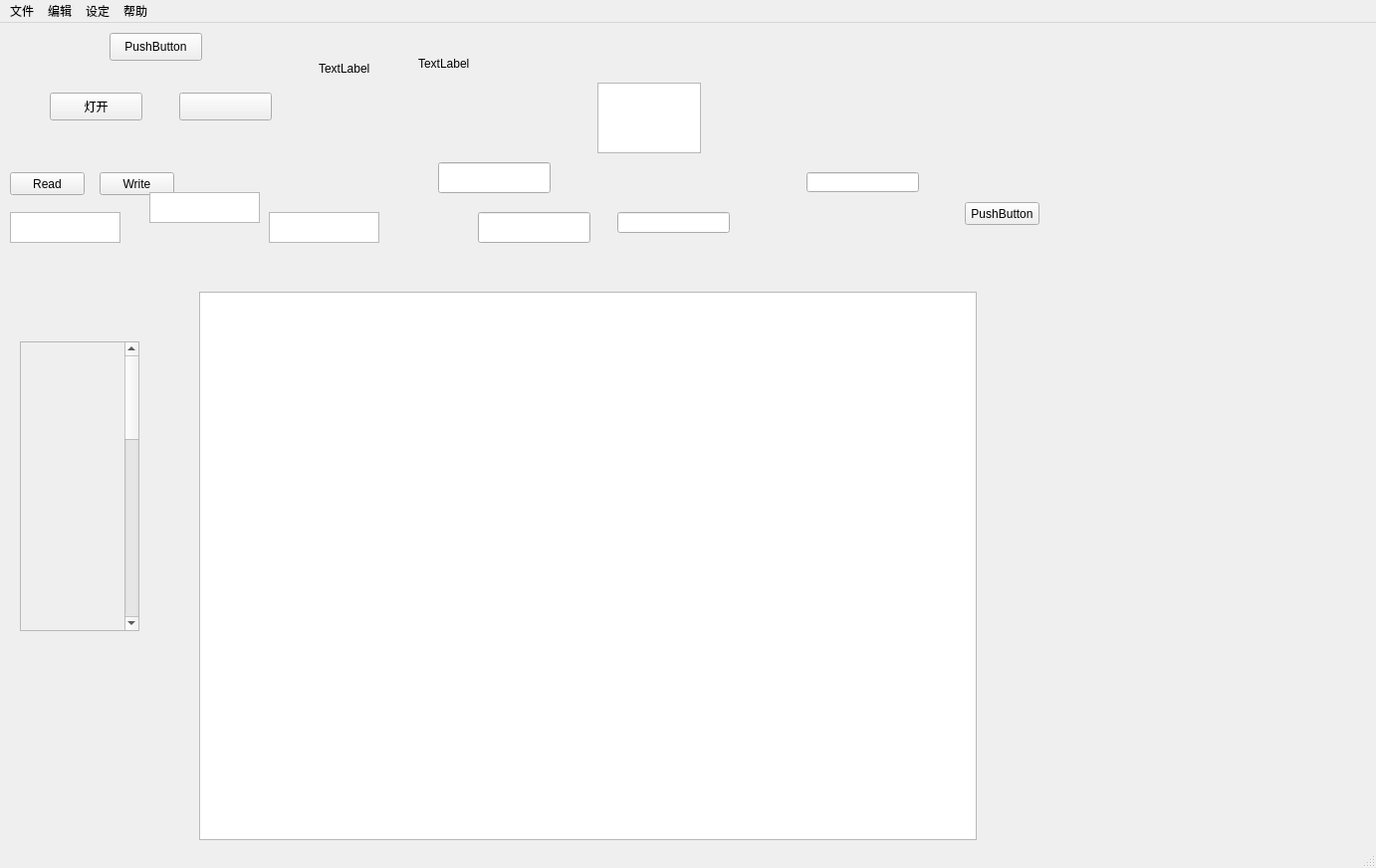
<?xml version="1.0" encoding="UTF-8"?>
<ui version="4.0">
 <class>MainWindow</class>
 <widget class="QMainWindow" name="MainWindow">
  <property name="geometry">
   <rect>
    <x>0</x>
    <y>0</y>
    <width>1382</width>
    <height>872</height>
   </rect>
  </property>
  <property name="windowTitle">
   <string>MainWindow</string>
  </property>
  <widget class="QWidget" name="centralwidget">
   <widget class="QLabel" name="lampLabel1">
    <property name="geometry">
     <rect>
      <x>320</x>
      <y>10</y>
      <width>81</width>
      <height>71</height>
     </rect>
    </property>
    <property name="text">
     <string>TextLabel</string>
    </property>
   </widget>
   <widget class="QLabel" name="lampLabel2">
    <property name="geometry">
     <rect>
      <x>420</x>
      <y>30</y>
      <width>81</width>
      <height>21</height>
     </rect>
    </property>
    <property name="text">
     <string>TextLabel</string>
    </property>
   </widget>
   <widget class="QPushButton" name="buttonOpenwindow">
    <property name="geometry">
     <rect>
      <x>110</x>
      <y>10</y>
      <width>93</width>
      <height>28</height>
     </rect>
    </property>
    <property name="text">
     <string>PushButton</string>
    </property>
   </widget>
   <widget class="QPushButton" name="lampCloesButton">
    <property name="geometry">
     <rect>
      <x>50</x>
      <y>70</y>
      <width>93</width>
      <height>28</height>
     </rect>
    </property>
    <property name="text">
     <string>灯开</string>
    </property>
   </widget>
   <widget class="QPushButton" name="lampOpenButton">
    <property name="geometry">
     <rect>
      <x>180</x>
      <y>70</y>
      <width>93</width>
      <height>28</height>
     </rect>
    </property>
    <property name="styleSheet">
     <string notr="true">color: qlineargradient(spread:pad, x1:0, y1:0, x2:1, y2:0, stop:0 rgba(255, 178, 102, 255), stop:0.55 rgba(235, 148, 61, 255), stop:0.98 rgba(0, 0, 0, 255), stop:1 rgba(0, 0, 0, 0));</string>
    </property>
    <property name="text">
     <string>灯关</string>
    </property>
   </widget>
   <widget class="QTextEdit" name="textEdit1">
    <property name="geometry">
     <rect>
      <x>10</x>
      <y>190</y>
      <width>111</width>
      <height>31</height>
     </rect>
    </property>
   </widget>
   <widget class="QTextEdit" name="textEdit3">
    <property name="geometry">
     <rect>
      <x>270</x>
      <y>190</y>
      <width>111</width>
      <height>31</height>
     </rect>
    </property>
   </widget>
   <widget class="QPushButton" name="ButtonRead">
    <property name="geometry">
     <rect>
      <x>10</x>
      <y>150</y>
      <width>75</width>
      <height>23</height>
     </rect>
    </property>
    <property name="text">
     <string>Read</string>
    </property>
   </widget>
   <widget class="QPushButton" name="ButtonWrite">
    <property name="geometry">
     <rect>
      <x>100</x>
      <y>150</y>
      <width>75</width>
      <height>23</height>
     </rect>
    </property>
    <property name="text">
     <string>Write</string>
    </property>
   </widget>
   <widget class="QTableView" name="tableView">
    <property name="geometry">
     <rect>
      <x>200</x>
      <y>270</y>
      <width>781</width>
      <height>551</height>
     </rect>
    </property>
   </widget>
   <widget class="QLineEdit" name="lineEdit3">
    <property name="geometry">
     <rect>
      <x>620</x>
      <y>190</y>
      <width>113</width>
      <height>21</height>
     </rect>
    </property>
   </widget>
   <widget class="QLineEdit" name="lineEdit2">
    <property name="geometry">
     <rect>
      <x>480</x>
      <y>190</y>
      <width>113</width>
      <height>31</height>
     </rect>
    </property>
   </widget>
   <widget class="QLineEdit" name="lineEdit1">
    <property name="geometry">
     <rect>
      <x>440</x>
      <y>140</y>
      <width>113</width>
      <height>31</height>
     </rect>
    </property>
   </widget>
   <widget class="QTextEdit" name="textEdit">
    <property name="geometry">
     <rect>
      <x>600</x>
      <y>60</y>
      <width>104</width>
      <height>71</height>
     </rect>
    </property>
   </widget>
   <widget class="QLineEdit" name="lineEdit">
    <property name="geometry">
     <rect>
      <x>810</x>
      <y>150</y>
      <width>113</width>
      <height>20</height>
     </rect>
    </property>
   </widget>
   <widget class="QStackedWidget" name="stackedWidget">
    <property name="geometry">
     <rect>
      <x>949</x>
      <y>140</y>
      <width>141</width>
      <height>80</height>
     </rect>
    </property>
    <property name="currentIndex">
     <number>0</number>
    </property>
    <widget class="QWidget" name="page">
     <widget class="QPushButton" name="pushButton">
      <property name="geometry">
       <rect>
        <x>20</x>
        <y>40</y>
        <width>75</width>
        <height>23</height>
       </rect>
      </property>
      <property name="text">
       <string>PushButton</string>
      </property>
     </widget>
    </widget>
    <widget class="QWidget" name="page_2">
     <widget class="QRadioButton" name="radioButton">
      <property name="geometry">
       <rect>
        <x>40</x>
        <y>40</y>
        <width>89</width>
        <height>16</height>
       </rect>
      </property>
      <property name="text">
       <string>RadioButton</string>
      </property>
     </widget>
    </widget>
   </widget>
   <widget class="QTextEdit" name="textEdit12">
    <property name="geometry">
     <rect>
      <x>150</x>
      <y>170</y>
      <width>111</width>
      <height>31</height>
     </rect>
    </property>
   </widget>
   <widget class="QScrollArea" name="scrollArea">
    <property name="geometry">
     <rect>
      <x>20</x>
      <y>320</y>
      <width>120</width>
      <height>291</height>
     </rect>
    </property>
    <property name="widgetResizable">
     <bool>true</bool>
    </property>
    <widget class="QWidget" name="scrollAreaWidgetContents">
     <property name="geometry">
      <rect>
       <x>0</x>
       <y>0</y>
       <width>101</width>
       <height>900</height>
      </rect>
     </property>
     <property name="minimumSize">
      <size>
       <width>100</width>
       <height>900</height>
      </size>
     </property>
    </widget>
   </widget>
  </widget>
  <widget class="QStatusBar" name="statusbar"/>
  <widget class="QMenuBar" name="menuBar">
   <property name="geometry">
    <rect>
     <x>0</x>
     <y>0</y>
     <width>1382</width>
     <height>23</height>
    </rect>
   </property>
   <widget class="QMenu" name="menu">
    <property name="title">
     <string>文件</string>
    </property>
    <addaction name="actionzhuxiao"/>
    <addaction name="actiontuichu"/>
   </widget>
   <widget class="QMenu" name="menu_2">
    <property name="title">
     <string>编辑</string>
    </property>
   </widget>
   <widget class="QMenu" name="menu_3">
    <property name="title">
     <string>设定</string>
    </property>
    <addaction name="actionsifu"/>
   </widget>
   <widget class="QMenu" name="menu_4">
    <property name="title">
     <string>帮助</string>
    </property>
   </widget>
   <addaction name="menu"/>
   <addaction name="menu_2"/>
   <addaction name="menu_3"/>
   <addaction name="menu_4"/>
  </widget>
  <action name="actionAuto">
   <property name="text">
    <string>Auto</string>
   </property>
  </action>
  <action name="actionJOG">
   <property name="text">
    <string>JOG</string>
   </property>
  </action>
  <action name="actionsifu">
   <property name="text">
    <string>伺服</string>
   </property>
  </action>
  <action name="actionzhuxiao">
   <property name="text">
    <string>注销 </string>
   </property>
  </action>
  <action name="actiontuichu">
   <property name="text">
    <string>退出</string>
   </property>
  </action>
 </widget>
 <resources/>
 <connections/>
</ui>
